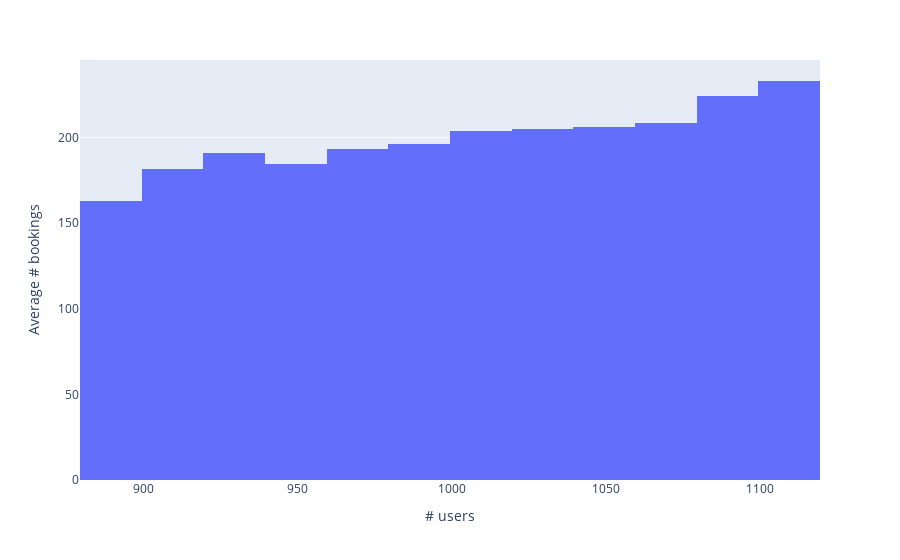

This figure's notebook cell:
### Markdown cell above
#### Setting axes titles

Let's reproduce one of the examples above and use the ```update_layout()``` function to set the x-axis (y-axis) title with its ```xaxis_title``` (```yaxis_title```) argument.

### Code cell
fig = px.histogram(data_users_dict, x="number_of_users", y='number_of_bookings', histfunc='avg')
fig.update_layout(
    xaxis_title="# users",
    yaxis_title="Average # bookings",
)
fig.show()

### Figure 1 — Plotly figure (JSON) as saved in the notebook; plotly's stock layout.template omitted (floating-point values rounded to 4 significant figures)
{"data": [{"alignmentgroup": "True", "bingroup": "x", "histfunc": "avg", "hovertemplate": "number_of_users=%{x}<br>avg of number_of_bookings=%{y}<extra></extra>", "legendgroup": "", "marker": {"color": "#636efa", "pattern": {"shape": ""}}, "name": "", "offsetgroup": "", "orientation": "v", "showlegend": false, "type": "histogram", "x": [1070, 970, 975, 890, 1004, 975, 945, 914, 1098, 1015, 1027, 978, 1004, 1055, 1018, 1021, 1033, 1008, 934, 919, 1013, 1038, 1070, 937, 900, 1011, 1067, 911, 1011, 999, 1012, 950, 1014, 1016, 1038, 897, 1007, 1111, 952, 927, 974, 984, 1002, 1102, 970, 1046, 923, 964, 949, 1007, 1028, 926, 1038, 1055, 999, 988, 1015, 1089, 948, 985, 1056, 967, 935, 996, 983, 1068, 991, 1012, 1070, 971, 953, 911, 984, 992, 1041, 1038, 1040, 1022, 971, 1032, 1016, 962, 962, 1028, 972, 1083, 888, 962, 947, 1028, 920, 1026, 930, 994, 993, 1001, 1017, 1056, 885, 982, 1070, 1030, 977, 980, 1005, 986, 992, 939, 1019, 962, 934, 985, 996, 925, 1045, 974, 1008, 1008, 975, 956], "xaxis": "x", "y": [205, 180, 208, 176, 214, 186, 180, 172, 225, 209, 211, 189, 199, 203, 202, 200, 201, 204, 162, 185, 193, 207, 197, 196, 181, 211, 184, 189, 228, 187, 198, 193, 197, 206, 215, 163, 192, 234, 185, 217, 201, 209, 220, 232, 184, 197, 195, 192, 185, 198, 212, 191, 186, 213, 171, 204, 203, 229, 194, 189, 218, 193, 196, 202, 208, 213, 189, 205, 220, 194, 173, 181, 211, 202, 228, 205, 198, 189, 207, 205, 214, 183, 179, 210, 194, 219, 170, 196, 193, 204, 183, 217, 195, 205, 216, 198, 193, 201, 142, 195, 233, 205, 200, 191, 224, 185, 196, 201, 207, 190, 186, 167, 210, 178, 191, 217, 194, 184, 188, 173], "yaxis": "y"}], "layout": {"barmode": "relative", "legend": {"tracegroupgap": 0}, "margin": {"t": 60}, "xaxis": {"anchor": "y", "domain": [0, 1], "title": {"text": "# users"}}, "yaxis": {"anchor": "x", "domain": [0, 1], "title": {"text": "Average # bookings"}}}}
